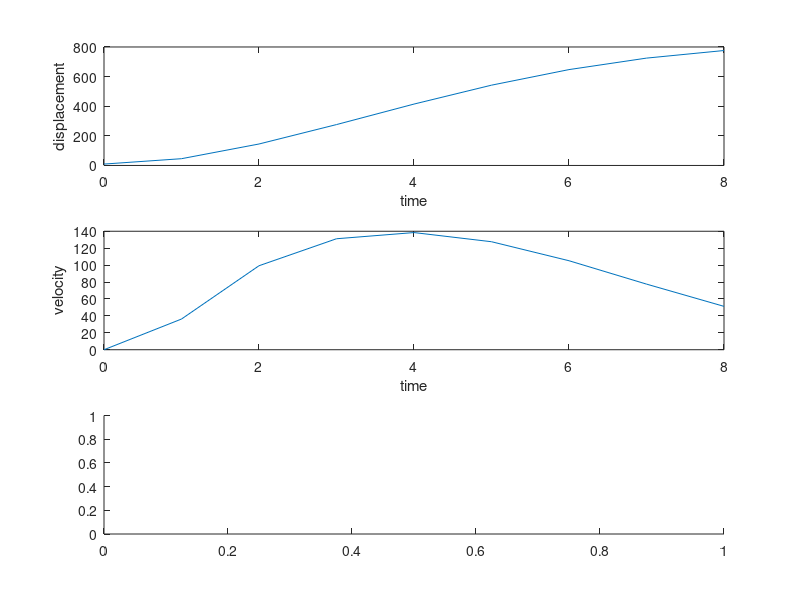

Reproduce this figure in MATLAB. (Note: this script raises an error after producing the figure.)
%Question 1
t=(0:1:8);
X=0.27*(t.^4)-6.8*(t.^3)+50*(t.^2)-7.2*(t)+9.4;
V=diff(X);
A=diff(X,2);
plot(X,'-o');
hold on;
plot(V,'-o');
hold on;
plot(A,'-o');
grid on;
xlabel('t->');
ylabel('Functions->');
legend('Displacement','Velocity','Acceleration');
hold off;
V=[zeros(1,1),V];
A=[zeros(1,2),A];
subplot (3,1,1);
plot(t,X);
xlabel('time');
ylabel('displacement');
subplot (3,1,2);
plot(t,V);
xlabel('time');
ylabel('velocity');
subplot (3,1,3);
plot(3,1,3);
plot(t,A);
plot('time');
plot('acceleration');

%Question 2
x=(-2*pi:0.1:2*pi);
t3=zeros(1,126);
for i=0:4
        t3=t3+(-1)^i*(x.^(2*i+1)./factorial(2*i+1));
        if i==0 || i==1 || i==4
            plot(x,t3)
            hold on;
        end
end
legend('1 term','2 terms','5 terms');
xlabel('x');
ylabel('Sin x');
title('Taylor Series');
hold off;
